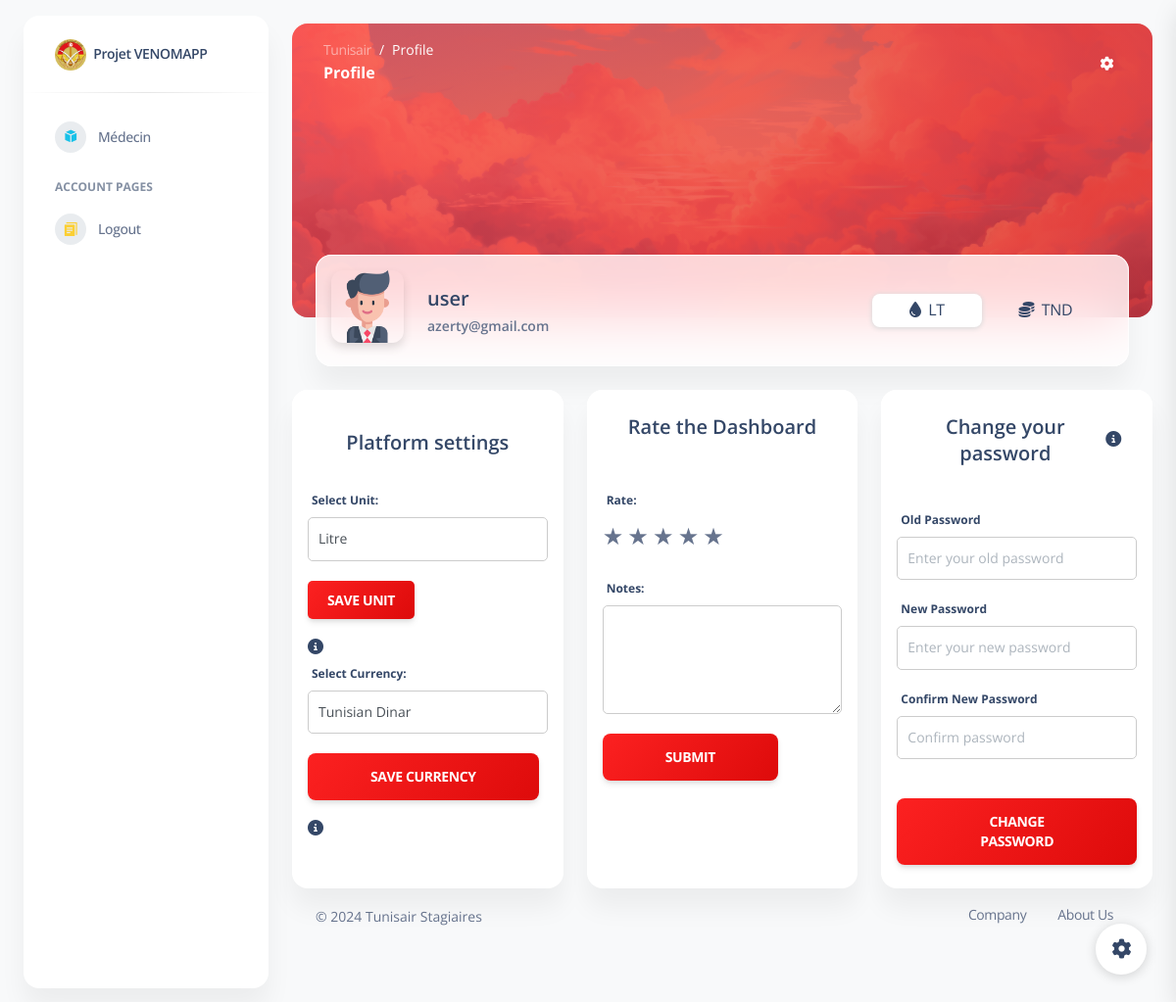
Screenshot of /profile/ (signed in) with the database file from the repository.
### myapp/models.py (models this page shows, shortened)
class Account(models.Model):
    user = models.OneToOneField(User, on_delete=models.CASCADE)
    age = models.IntegerField(blank=True, null=True)
    phone_number = models.CharField(max_length=15, blank=True, null=True)
    units = models.CharField(max_length=50, blank=True, null=True)
    currency = models.CharField(max_length=50, blank=True, null=True)
    dark_mode = models.IntegerField(blank=True, null=True)
    start_date = models.DateField(blank=True, null=True)
    end_date = models.DateField(blank=True, null=True)
    start_geo_date = models.DateField(blank=True, null=True)
    end_geo_date = models.DateField(blank=True, null=True)
    start_supplier_date = models.DateField(blank=True, null=True)
    end_supplier_date = models.DateField(blank=True, null=True)
    is_selected = models.BooleanField(default=False)
    provider1 = models.CharField(max_length=50, blank=True, null=True)
    provider2 = models.CharField(max_length=50, blank=True, null=True)
    rates = models.IntegerField(blank=True, null=True)
    notes = models.TextField(blank=True, null=True)  # New field for notes
    update1 = models.CharField(max_length=50, blank=True, null=True)
    suppliers_global_selection = models.IntegerField(blank=True, null=True)
    supplier_name_filter = models.CharField(max_length=100, blank=True, null=True)
    geography_global_selection = models.IntegerField(blank=True, null=True)
    time_global_selection = models.IntegerField(blank=True, null=True)
    time_by_filter = models.IntegerField(blank=True, null=True)
    time_chart_type = models.IntegerField(blank=True, null=True)
    aircraft_chart_type = models.IntegerField(blank=True, null=True)
    geography_filter_id = models.IntegerField(blank=True, null=True)

### myapp/views.py (the view)
# urls.py: path('profile/', views.profile_view, name='profile'),
@login_required
def profile_view(request):
    account = request.user.account  # Assuming there's a one-to-one relationship between User and Account
    username1 = request.user.username
    unit = account.units
    currency = account.currency
    dark_mode = account.dark_mode
    if request.method == 'POST':
        if 'unit' in request.POST:
            form = UnitForm(request.POST, instance=account)
            if form.is_valid():
                account.units = form.cleaned_data['unit']
                account.save()
                if request.headers.get('x-requested-with') == 'XMLHttpRequest':
                    return JsonResponse({'success': True})
                else:
                    return redirect('profile')  # Redirect for non-AJAX requests
        elif 'currency' in request.POST:
            form = CurrencyForm(request.POST, instance=account)
            if form.is_valid():
                account.currency = form.cleaned_data['currency']
                account.save()
                if request.headers.get('x-requested-with') == 'XMLHttpRequest':
                    return JsonResponse({'success': True})
                else:
                    return redirect('profile')  # Redirect for non-AJAX requests
        uname = request.POST.get('name1')
        email = request.POST.get('email1')
        password1 = request.POST.get('password1')
        password2 = request.POST.get('password2')
        data = {
                'dark_mode': dark_mode,
                'unit': unit,
                'currency': currency,
                'username': username1,
            }
        if uname == "" or email == "" or password1 == "" or password2 == "":
            error_msg = 'Please fill all fields'
            return render(request, 'profile.html', {'error': error_msg,'data': data})
        if password1 != password2:
            error_msg = 'Passwords do not match.'
            return render(request, 'profile.html', {'error': error_msg,'data': data})
        if User.objects.filter(email=email).exists():
            error_msg = 'Email is already in use.'
            return render(request, 'profile.html', {'error': error_msg,'data': data})
        if User.objects.filter(username=uname).exists():
            error_msg = 'Username is already in use.'
            return render(request, 'profile.html', {'error': error_msg, 'data': data})
        my_user = User.objects.create_user(uname, email, password1, last_name="LT")
        account = Account.objects.create(user=my_user)
        account.units = "LT"
        account.currency = "TND"
        account.geography_global_selection = 1
        account.suppliers_global_selection = 1
        account.dark_mode = 1
        account.time_global_selection = 1
        account.time_by_filter = 1
        account.time_chart_type = 1
        account.geography_filter_id = 1
        account.aircraft_chart_type = 1
        account.supplier_name_filter = "WORLD FUEL SERVICES"
        account.save()
        current_path = request.path
        return render(request, 'profile.html', {'success': True, 'username': uname, 'password': password1,'data': data,'current_path': current_path})
    else:
        form = UnitForm(instance=account)
    current_path = request.path
    data = {
        'dark_mode': dark_mode,
        'unit': unit,
        'currency': currency,
    }
    return render(request, 'profile.html', {'data': data, 'form': form,'current_path': current_path})

### myapp/forms.py
class UnitForm(forms.ModelForm):
    UNIT_CHOICES = [
        ('LT', 'Litre'),
        ('M3', 'Cubic Meter'),
        ('USG', 'US Gallon'),
        ('KG', 'KILOGRAMME'),
        ('T', 'TONNE'),
        ('HL', 'HECTOLITRE'),
        ('BL', 'Baril'),
    ]
    unit = forms.ChoiceField(label='Units', choices=UNIT_CHOICES)
    class Meta:
        model = Account
        fields = ['unit']

### myapp/templates/profile.html (shortened to what this page needs)
<!DOCTYPE html>
<html lang="en">
<head>
  <link href="../static/css/nucleo-icons.css" rel="stylesheet" />
  <link href="../static/css/nucleo-svg.css" rel="stylesheet" />
  <link href="../static/css/nucleo-svg.css" rel="stylesheet" />
  {% if data.dark_mode == 1 %}
  <link id="pagestyle" href="/static/css/tunisair-dashboard.css" rel="stylesheet">
  {% else  %}
  <link id="pagestyle" href="/static/css/tunisair-dashboard-dark-mode.css" rel="stylesheet">
  {% endif %}
</head>
<body class="g-sidenav-show bg-gray-100">
  {% include 'navbar.html' %}
  <div class="main-content position-relative bg-gray-100 max-height-vh-100 h-100">
    <nav class="navbar navbar-main navbar-expand-lg bg-transparent shadow-none position-absolute px-4 w-100 z-index-2">
      <div class="container-fluid py-1">
        <nav aria-label="breadcrumb">
          <ol class="breadcrumb bg-transparent mb-0 pb-0 pt-1 ps-2 me-sm-6 me-5">
            <li class="breadcrumb-item text-sm"><a class="text-white opacity-5" href="../">Tunisair</a></li>
            <li class="breadcrumb-item text-sm text-white active" aria-current="page">Profile</li>
          </ol>
          <h6 class="text-white font-weight-bolder ms-2">Profile</h6>
        </nav>
        <div class="collapse navbar-collapse me-md-0 me-sm-4 mt-sm-0 mt-2" id="navbar">
          <ul class="navbar-nav justify-content-end">
            <li class="nav-item px-3 d-flex align-items-center">
              <a href="javascript:;" class="nav-link text-white p-0">
                <i class="fa fa-cog fixed-plugin-button-nav cursor-pointer"></i>
              </a>
            </li>
          </ul>
        </div>
      </div>
    </nav>
    <div class="container-fluid">
      <div class="page-header min-height-300 border-radius-xl mt-4" style="background-image: url('../static/img/Sky_Beautiful.png'); background-position-y: 50%;">
        <span class="mask bg-gradient-primary opacity-6"></span>
      </div>
      <div class="card card-body blur shadow-blur mx-4 mt-n6 overflow-hidden">
        <div class="row gx-4">
          <div class="col-auto">
            <div class="avatar avatar-xl position-relative">
              <img src="../static/img/1253756.png" alt="profile_image" class="w-100 border-radius-lg shadow-sm">
            </div>
          </div>
          <div class="col-auto my-auto">
            <div class="h-100">
              <h5 class="mb-1">
                {{ user.username }}              </h5>
              <p class="mb-0 font-weight-bold text-sm">
                {{ user.email }}
              </p>
            </div>
          </div>
          <div class="col-lg-4 col-md-6 my-sm-auto ms-sm-auto me-sm-0 mx-auto mt-3">
            <div class="nav-wrapper position-relative end-0">
              <ul class="nav nav-pills nav-fill p-1 bg-transparent" role="tablist">
                <li class="nav-item">
                  <a class="nav-link mb-0 px-0 py-1 active" data-bs-toggle="tab" href="javascript:;" role="tab" aria-selected="false">
                    <i class="fa fa-tint" aria-hidden="true"></i>
                    <span class="ms-1">{{data.unit}}</span>
                  </a>
                </li>
                <li class="nav-item">
                  <a class="nav-link mb-0 px-0 py-1 active " data-bs-toggle="tab" href="javascript:;" role="tab" aria-selected="true">
                    <i class="fa fa-coins" aria-hidden="true"></i>
                    <span class="ms-1">{{data.currency}}</span>
                  </a>
                </li>
              </ul>
            </div>
          </div>
        </div>
      </div>
    </div>
    <div class="container-fluid py-4">
      <div class="row">
        <div class="col-12 col-xl-4">
          <div class="card h-100">
            <div class="card-header pb-0 p-3">
              <div class="card-header text-center pt-4">
                <h5>Platform settings</h5>
              </div>
              <form method="post" id="unitForm">
                <div class="form-group">
                    <label for="unit">Select Unit:</label>
                    <select class="form-control" id="unit" name="unit">
                        <option value="LT" {% if data.unit == 'LT' %}selected{% endif %}>Litre</option>
                    </select>
                </div>
                <button type="submit" class="btn btn-primary btn-lg bg-gradient-primary ">Save Unit</button>
            </form>
            <div class="nav-item dropdown pe-2 d-flex align-items-center">
              <a href="javascript:;" class="nav-link p-0" id="dropdownMenuButton" data-bs-toggle="dropdown" aria-expanded="false">
                  <i class="fa fa-info-circle" aria-hidden="true" {% if data.dark_mode == 1 %} style="color: #344767;" {% else %}style="color: white;" {% endif %}></i>
              </a>
          </div>
            <form method="post" id="currencyForm">
                <div class="form-group">
                    <label for="currency">Select Currency:</label>
                    <select class="form-control" id="currency" name="currency">
                      <option value="TND" {% if data.currency == 'TND' %}selected{% endif %}>Tunisian Dinar</option>
                    </select>
                </div>
                <button type="submit" class="btn btn-lg bg-gradient-primary">Save Currency</button>
            </form>
            <div class="nav-item dropdown pe-2 d-flex align-items-center">
              <a href="javascript:;" class="nav-link p-0" id="dropdownMenuButton" data-bs-toggle="dropdown" aria-expanded="false">
                  <i class="fa fa-info-circle" aria-hidden="true" {% if data.dark_mode == 1 %} style="color: #344767;" {% else %}style="color: white;" {% endif %}></i>
              </a>
          </div>
            </div>
          </div>
        </div>
{% if not user.is_staff %}
<div class="col-12 col-xl-4">
  <div class="card h-100">
    <div class="card-header text-center pt-4">
      <h5>Rate the Dashboard</h5>
    </div>
    <div class="card-body p-3">
      <form method="post" action="{% url 'submit_rate_and_notes' %}">
        <div class="form-group">
          <label for="rates">Rate:</label>
          <div id="rateStars">
            <span class="star" data-rating="1">★</span>
            <span class="star" data-rating="2">★</span>
            <span class="star" data-rating="3">★</span>
            <span class="star" data-rating="4">★</span>
            <span class="star" data-rating="5">★</span>
          </div>
        </div>
        <div class="form-group">
          <label for="notes">Notes:</label>
          <textarea id="notes" name="notes" class="form-control" rows="4" required></textarea>
        </div>
        <button type="submit" class="btn btn-lg bg-gradient-primary">Submit</button>
      </form>
    </div>
  </div>
</div>
{% endif %}
<div class="col-12 col-xl-4">
  <div class="card h-100">
    <div class="card-header text-center pt-4 d-flex justify-content-between align-items-center">
        <div class="flex-grow-1 text-center">
            <h5 class="mb-0">Change your password</h5>
        </div>
        <div class="nav-item dropdown pe-2 d-flex align-items-center">
            <a href="javascript:;" class="nav-link p-0" id="dropdownMenuButton" data-bs-toggle="dropdown" aria-expanded="false">
                <i class="fa fa-info-circle" aria-hidden="true" {% if data.dark_mode == 1 %} style="color: #344767;" {% else %}style="color: white;" {% endif %}></i>
            </a>
        </div>
    </div>
      <div class="card-body p-3">
          <form method="post" action="{% url 'change_password' %}">
              <div class="form-group mb-3">
                  <label for="old_password" class="form-label">Old Password</label>
                  <input type="password" id="old_password" name="old_password" class="form-control"placeholder="Enter your old password" required>
              </div>
              <div class="form-group mb-3">
                  <label for="new_password1" class="form-label">New Password</label>
                  <input type="password" id="new_password1" name="new_password1" class="form-control"placeholder="Enter your new password" required
                         pattern="^(?=.*[A-Za-z])(?=.*\d)[A-Za-z\d!@#$%^&*()-_+=]{8,}$"
                         title="Your password must contain at least 8 characters, including at least one letter, one number, and can contain special characters like !@#$%^&*()-_+=">
              </div>
              <div class="form-group mb-3">
                  <label for="new_password2" class="form-label">Confirm New Password</label>
                  <input type="password" id="new_password2" name="new_password2" class="form-control"placeholder="Confirm password" required
                         pattern="^(?=.*[A-Za-z])(?=.*\d)[A-Za-z\d!@#$%^&*()-_+=]{8,}$"
                         title="Your password must contain at least 8 characters, including at least one letter, one number, and can contain special characters like !@#$%^&*()-_+=">
              </div>
              <div class="text-center">
                <button
                  type="submit"
                  class="btn btn-lg bg-gradient-primary w-100 my-4 mb-2"
                >
                  Change password
                </button>
              </div>
          </form>
            </div>
        </div>
      </div>
      </div>
      <footer class="footer pt-3">
        <div class="container-fluid">
          <div class="row align-items-center justify-content-lg-between">
            <div class="col-lg-6 mb-lg-0 mb-4">
              <div
                class="copyright text-center text-sm text-muted text-lg-start"
              >
                ©
                Tunisair Stagiaires
              </div>
            </div>
            <div class="col-lg-6">
              <ul
                class="nav nav-footer justify-content-center justify-content-lg-end"
              >
                <li class="nav-item">
                  <a
                    href="https://www.tunisair.com"
                    class="nav-link text-muted"
                    target="_blank"
                    >Company</a
                  >
                </li>
                <li class="nav-item">
                  <a
                    href="https://www.tunisair.com/fr/presentation"
                    class="nav-link text-muted"
                    target="_blank"
                    >About Us</a
                  >
                </li>
              </ul>
            </div>
          </div>
        </div>
      </footer>
    </div>
  </div>
  {% include 'settings.html' %}
</body>
</html>

### myapp/templates/profile.html (style rules this page uses)
.form-group { margin-bottom: 20px; }
.form-control { width: 100%; padding: 10px; border-radius: 5px; border: 1px solid #ccc; }
.btn-primary { background-color: #007bff; color: #fff; border: none; padding: 10px 20px; border-radius: 5px; cursor: pointer; }
.star { cursor: pointer; font-size: 24px; }

### rows the page displays
Account: unit "LT", currency "TND", unit "Litre", currency "Tunisian Dinar"

### other values shown
{{ user.username }} "user"
{{ user.email }} "azerty@gmail.com"
